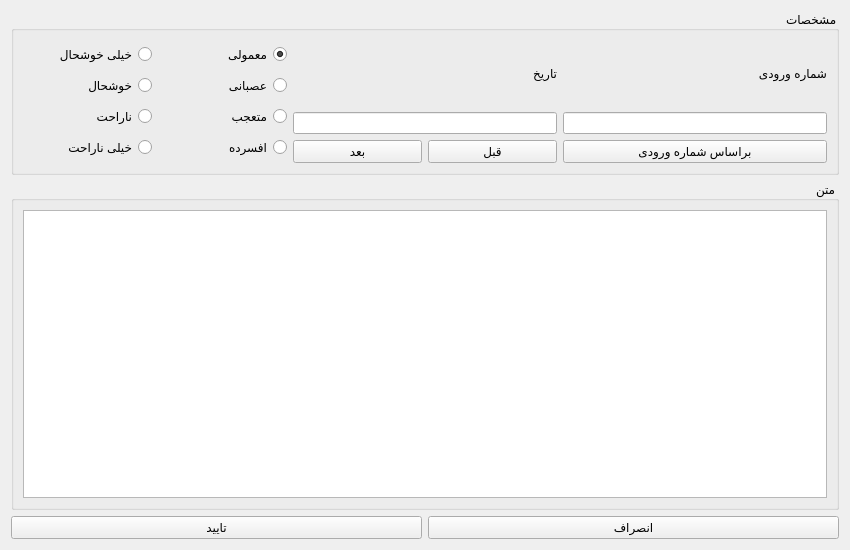
<?xml version="1.0" encoding="UTF-8"?>
<ui version="4.0">
 <class>EditorForm</class>
 <widget class="QWidget" name="EditorForm">
  <property name="geometry">
   <rect>
    <x>0</x>
    <y>0</y>
    <width>850</width>
    <height>550</height>
   </rect>
  </property>
  <property name="windowTitle">
   <string>فرم ویرایش</string>
  </property>
  <property name="layoutDirection">
   <enum>Qt::RightToLeft</enum>
  </property>
  <layout class="QVBoxLayout" name="verticalLayout" stretch="1,2,0">
   <item>
    <widget class="QGroupBox" name="groupBox">
     <property name="layoutDirection">
      <enum>Qt::RightToLeft</enum>
     </property>
     <property name="title">
      <string>مشخصات</string>
     </property>
     <layout class="QHBoxLayout" name="horizontalLayout">
      <item>
       <layout class="QVBoxLayout" name="verticalLayout_2">
        <item>
         <widget class="QLabel" name="label_2">
          <property name="layoutDirection">
           <enum>Qt::LeftToRight</enum>
          </property>
          <property name="text">
           <string>شماره ورودی</string>
          </property>
         </widget>
        </item>
        <item>
         <widget class="QLineEdit" name="number"/>
        </item>
        <item>
         <widget class="QPushButton" name="suggestNumberBut">
          <property name="text">
           <string>براساس شماره ورودی</string>
          </property>
         </widget>
        </item>
       </layout>
      </item>
      <item>
       <layout class="QVBoxLayout" name="verticalLayout_3">
        <item>
         <widget class="QLabel" name="label">
          <property name="text">
           <string>تاریخ</string>
          </property>
         </widget>
        </item>
        <item>
         <widget class="QLineEdit" name="date"/>
        </item>
        <item>
         <layout class="QHBoxLayout" name="horizontalLayout_3">
          <item>
           <widget class="QPushButton" name="dateBeforeButton">
            <property name="text">
             <string>قبل</string>
            </property>
           </widget>
          </item>
          <item>
           <widget class="QPushButton" name="dateNextButton">
            <property name="text">
             <string>بعد</string>
            </property>
           </widget>
          </item>
         </layout>
        </item>
       </layout>
      </item>
      <item>
       <layout class="QHBoxLayout" name="horizontalLayout_5" stretch="1,1">
        <item>
         <layout class="QVBoxLayout" name="verticalLayout_5">
          <item>
           <widget class="QRadioButton" name="sadeRadio">
            <property name="text">
             <string>معمولی</string>
            </property>
            <property name="checked">
             <bool>true</bool>
            </property>
           </widget>
          </item>
          <item>
           <widget class="QRadioButton" name="asabiRadio">
            <property name="text">
             <string>عصبانی</string>
            </property>
           </widget>
          </item>
          <item>
           <widget class="QRadioButton" name="tajobRadio">
            <property name="text">
             <string>متعجب</string>
            </property>
           </widget>
          </item>
          <item>
           <widget class="QRadioButton" name="afsordeRadio">
            <property name="text">
             <string>افسرده</string>
            </property>
           </widget>
          </item>
         </layout>
        </item>
        <item>
         <layout class="QVBoxLayout" name="verticalLayout_4">
          <item>
           <widget class="QRadioButton" name="khkhoshalRadio">
            <property name="text">
             <string>خیلی خوشحال</string>
            </property>
           </widget>
          </item>
          <item>
           <widget class="QRadioButton" name="khoshalRadio">
            <property name="text">
             <string>خوشحال</string>
            </property>
           </widget>
          </item>
          <item>
           <widget class="QRadioButton" name="narahatRadio">
            <property name="text">
             <string>ناراحت</string>
            </property>
           </widget>
          </item>
          <item>
           <widget class="QRadioButton" name="khnarahatRadio">
            <property name="text">
             <string>خیلی ناراحت</string>
            </property>
           </widget>
          </item>
         </layout>
        </item>
       </layout>
      </item>
     </layout>
    </widget>
   </item>
   <item>
    <widget class="QGroupBox" name="groupBox_2">
     <property name="title">
      <string>متن</string>
     </property>
     <layout class="QHBoxLayout" name="horizontalLayout_2">
      <item>
       <widget class="QTextEdit" name="textEdit"/>
      </item>
     </layout>
    </widget>
   </item>
   <item>
    <layout class="QHBoxLayout" name="horizontalLayout_4">
     <item>
      <widget class="QPushButton" name="cancelBut">
       <property name="text">
        <string>انصراف</string>
       </property>
      </widget>
     </item>
     <item>
      <widget class="QPushButton" name="okBut">
       <property name="text">
        <string>تایید</string>
       </property>
      </widget>
     </item>
    </layout>
   </item>
  </layout>
 </widget>
 <resources/>
 <connections/>
</ui>
